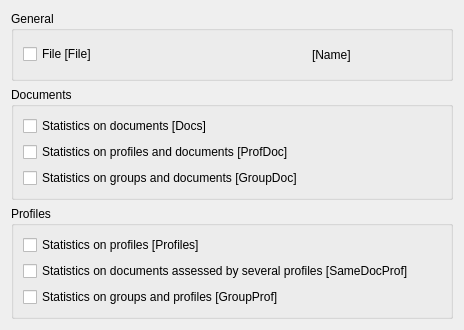
<ui version="4.0" >
 <class>Config</class>
 <widget class="QWidget" name="Config" >
  <property name="geometry" >
   <rect>
    <x>0</x>
    <y>0</y>
    <width>464</width>
    <height>330</height>
   </rect>
  </property>
  <property name="windowTitle" >
   <string>Form</string>
  </property>
  <layout class="QVBoxLayout" name="verticalLayout_4" >
   <item>
    <widget class="QGroupBox" name="groupBox" >
     <property name="title" >
      <string>General</string>
     </property>
     <layout class="QVBoxLayout" name="verticalLayout" >
      <item>
       <layout class="QHBoxLayout" >
        <item>
         <widget class="QCheckBox" name="File" >
          <property name="text" >
           <string>File [File]</string>
          </property>
         </widget>
        </item>
        <item>
         <spacer name="spacer3" >
          <property name="orientation" >
           <enum>Qt::Horizontal</enum>
          </property>
          <property name="sizeType" >
           <enum>QSizePolicy::Maximum</enum>
          </property>
          <property name="sizeHint" stdset="0" >
           <size>
            <width>20</width>
            <height>20</height>
           </size>
          </property>
         </spacer>
        </item>
        <item>
         <widget class="KUrlRequester" native="1" name="Name" >
          <property name="enabled" >
           <bool>false</bool>
          </property>
         </widget>
        </item>
        <item>
         <widget class="QLabel" name="textLabel1" >
          <property name="text" >
           <string>[Name]</string>
          </property>
          <property name="wordWrap" >
           <bool>false</bool>
          </property>
         </widget>
        </item>
       </layout>
      </item>
     </layout>
    </widget>
   </item>
   <item>
    <widget class="QGroupBox" name="groupBox_2" >
     <property name="title" >
      <string>Documents</string>
     </property>
     <layout class="QVBoxLayout" name="verticalLayout_2" >
      <item>
       <widget class="QCheckBox" name="Docs" >
        <property name="text" >
         <string>Statistics on documents [Docs]</string>
        </property>
       </widget>
      </item>
      <item>
       <widget class="QCheckBox" name="ProfDoc" >
        <property name="text" >
         <string>Statistics on profiles and documents [ProfDoc]</string>
        </property>
       </widget>
      </item>
      <item>
       <widget class="QCheckBox" name="GroupDoc" >
        <property name="text" >
         <string>Statistics on groups and documents [GroupDoc]</string>
        </property>
       </widget>
      </item>
     </layout>
    </widget>
   </item>
   <item>
    <widget class="QGroupBox" name="groupBox_3" >
     <property name="title" >
      <string>Profiles</string>
     </property>
     <layout class="QVBoxLayout" name="verticalLayout_3" >
      <item>
       <widget class="QCheckBox" name="Profiles" >
        <property name="text" >
         <string>Statistics on profiles [Profiles]</string>
        </property>
       </widget>
      </item>
      <item>
       <widget class="QCheckBox" name="SameDocProf" >
        <property name="text" >
         <string>Statistics on documents assessed by several profiles [SameDocProf]</string>
        </property>
       </widget>
      </item>
      <item>
       <widget class="QCheckBox" name="GroupProf" >
        <property name="text" >
         <string>Statistics on groups and profiles [GroupProf]</string>
        </property>
       </widget>
      </item>
     </layout>
    </widget>
   </item>
  </layout>
 </widget>
 <customwidgets>
  <customwidget>
   <class>KUrlRequester</class>
   <extends>QWidget</extends>
   <header>kurlrequester.h</header>
  </customwidget>
 </customwidgets>
 <resources/>
 <connections/>
</ui>
